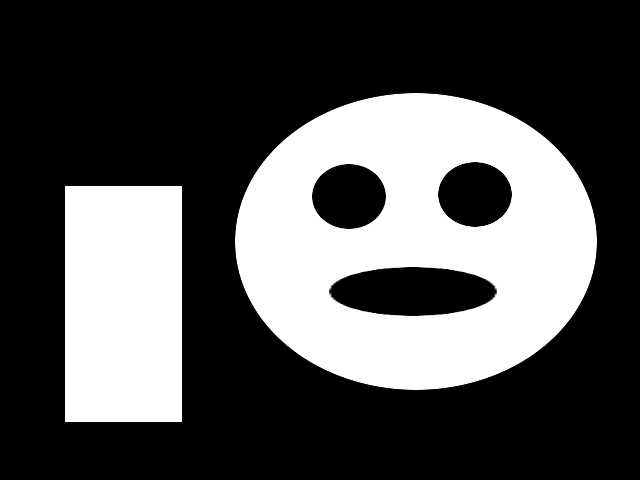
#> input picture lecture5/data/BnW.png, 640 x 480 px
$ python page98_external_internal_contours.py
#> lines starting #> are read from the running program, lines starting #| are printed output that depends on the picture; after the words box and inside, x2 and y2 are one past the last pixel; in counts of white or black regions, pixels touching at a corner belong together
### lecture5/common.py
from __future__ import annotations

import argparse
from pathlib import Path

import cv2
import numpy as np


ROOT_DIR = Path(__file__).resolve().parent
DATA_DIR = ROOT_DIR / "data"
OUTPUT_DIR = ROOT_DIR / "output"


def parse_show_flag(description: str) -> bool:
    parser = argparse.ArgumentParser(description=description)
    parser.add_argument(
        "--show",
        action="store_true",
        help="Open the generated Matplotlib window after saving the output.",
    )
    return parser.parse_args().show


def load_gray_image(name: str) -> np.ndarray:
#> called with name = 'BnW.png'
    image_path = DATA_DIR / name
    image = cv2.imread(str(image_path), cv2.IMREAD_GRAYSCALE)
#> image is the input picture: shape (480, 640); min 0, max 255, mean 81.4
    if image is None:
        raise FileNotFoundError(f"Could not read image: {image_path}")
    return image


def plot_gray(ax, image: np.ndarray, title: str) -> None:
    ax.imshow(to_uint8(image), cmap="gray", vmin=0, vmax=255)
    ax.set_title(title)
    ax.axis("off")


# [4 lines left out: function plot_bgr, not called in this run]


def finalize_figure(fig, filename: str, show: bool = False) -> Path:
    import matplotlib.pyplot as plt

    OUTPUT_DIR.mkdir(parents=True, exist_ok=True)
    out_path = OUTPUT_DIR / filename
    fig.tight_layout()
    fig.savefig(out_path, dpi=160, bbox_inches="tight")
    print(f"Saved figure: {out_path}")

    if show:
        plt.show()
    else:
        plt.close(fig)

    return out_path


# [10 lines left out: function normalize_channel, not called in this run]


def to_uint8(image: np.ndarray) -> np.ndarray:
    if image.dtype == np.uint8:
        return image

    image_float = image.astype(np.float32)
    if float(image_float.max()) <= 1.0 and float(image_float.min()) >= 0.0:
        scaled = image_float * 255.0
        return np.clip(scaled, 0, 255).astype(np.uint8)

    return normalize_channel(image_float)


# [7 lines left out: function save_image, not called in this run]

### lecture5/page98_external_internal_contours.py
from __future__ import annotations

import cv2
import matplotlib.pyplot as plt
import numpy as np

from common import finalize_figure, load_gray_image, parse_show_flag, plot_gray


def main(show: bool = False) -> None:
    image = load_gray_image("BnW.png")
    contours, hierarchy = cv2.findContours(image, cv2.RETR_CCOMP, cv2.CHAIN_APPROX_SIMPLE)
#> contours = 5 contours; box (x1, y1, x2, y2) and area: (235, 93, 597, 390) 84420, (65, 186, 182, 422) 27260, (331, 267, 495, 316) 6252, (312, 164, 386, 229) 3750, (438, 162, 512, 227) 3750

    external = np.zeros_like(image)
    internal = np.zeros_like(image)

    for index in range(len(contours)):
        if hierarchy[0][index][3] == -1:
            cv2.drawContours(external, contours, index, 255, -1)
        else:
            cv2.drawContours(internal, contours, index, 255, -1)
#> this loop made 5 passes
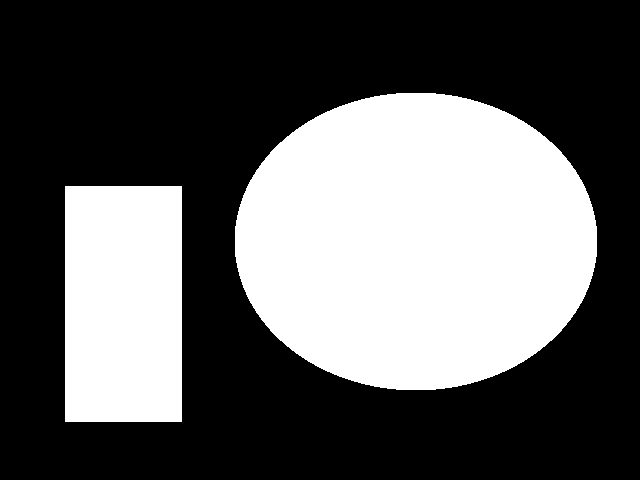
#> external: shape (480, 640); 36.6% white; 2 white regions, box (x1, y1, x2, y2) and area: (235, 93, 597, 390) 84890, (65, 186, 182, 422) 27612
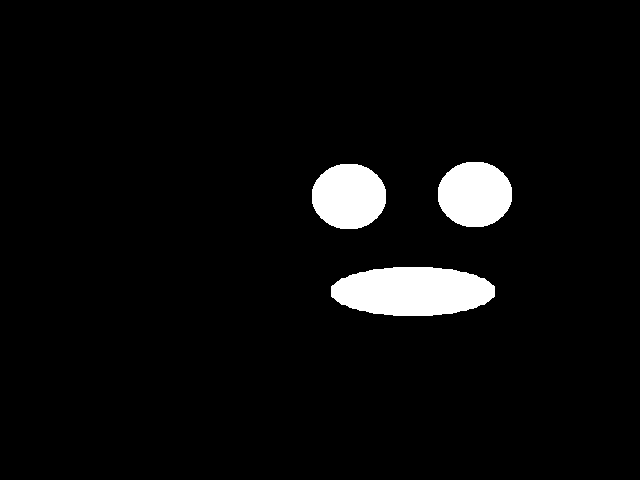
#> internal: shape (480, 640); 4.6% white; 3 white regions, box (x1, y1, x2, y2) and area: (331, 267, 495, 316) 6432, (438, 162, 512, 227) 3850, (312, 164, 386, 229) 3850

    fig, axes = plt.subplots(1, 3, figsize=(14, 4))
    plot_gray(axes[0], image, "Original")
    plot_gray(axes[1], external, "External contours")
    plot_gray(axes[2], internal, "Internal contours")

    finalize_figure(fig, "page98_external_internal_contours.png", show)
#> in finalize_figure, `fig.savefig(out_path, dpi=160, bbox_inches="tight")`:
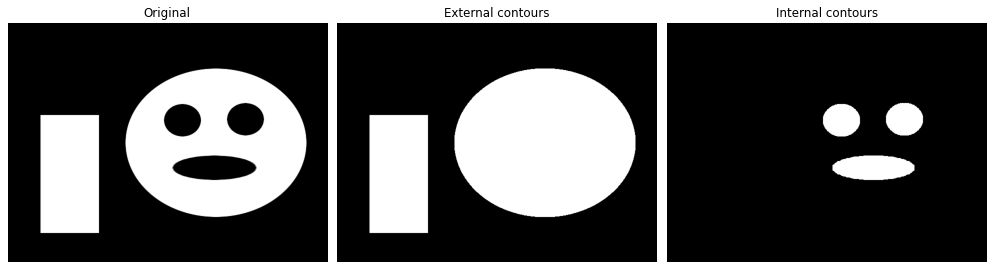
#> figure drawn by matplotlib, 3 panels


if __name__ == "__main__":
    main(parse_show_flag("Page 98 - External and internal contours"))

$ run again, with lecture5/data/distance_circles.png copied over lecture5/data/BnW.png
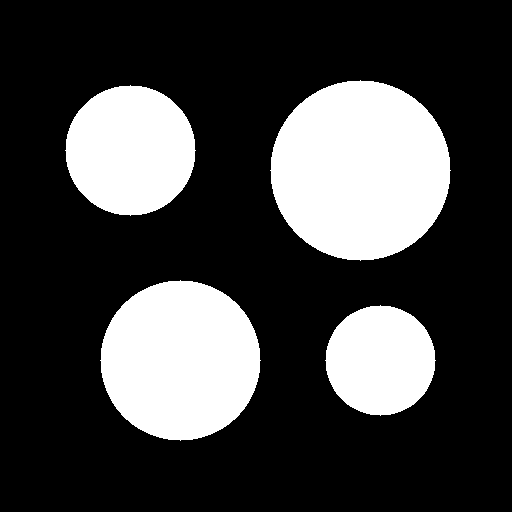
#> input picture lecture5/data/distance_circles.png, 512 x 512 px
#> image: shape (512, 512); 26% white; 4 white regions
#> contours = 4 contours; box (x1, y1, x2, y2) and area: (270, 80, 451, 261) 25190, (100, 280, 261, 441) 19854, (65, 85, 196, 216) 13090, (325, 305, 436, 416) 9322
#> the loop in main, `for index in range(len(contours)):` made 4 passes
#> in finalize_figure, `fig.savefig(out_path, dpi=160, bbox_inches="tight")`:
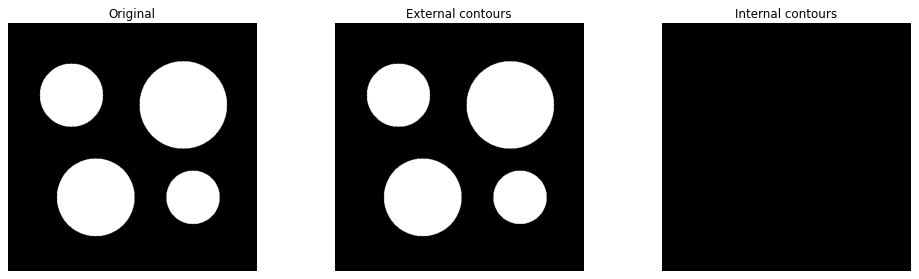
#> figure drawn by matplotlib, 3 panels
